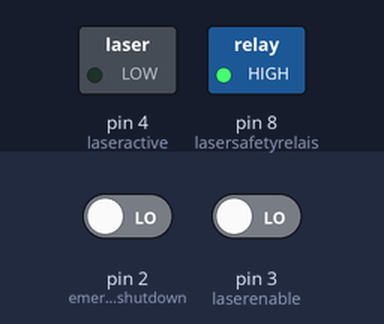
Recording of a sketch running on a simulated Arduino Uno, built with avr-gcc and run on an emulated ATmega328P. On the bench: switched loads named in the sketch (green lamp = pin HIGH). Dashed ring = blinking. The inputs (shaded band) are chosen by the test bench; at power-on: pin 2 (emergencyshutdown) LOW, pin 3 (laserenable) LOW. Pins used as bus, display or sensor lines are not drawn.

Above: at 1.2 s.
1.3 s: pin 2 (emergencyshutdown) driven HIGH and pin 3 (laserenable) driven HIGH
At 3.6 s:
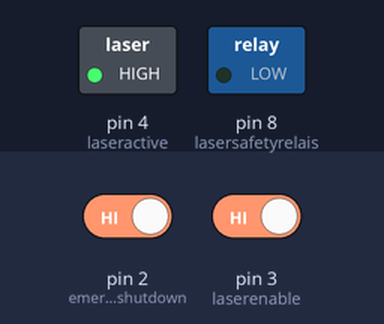
4.3 s: pin 2 (emergencyshutdown) driven LOW
At 4.7 s:
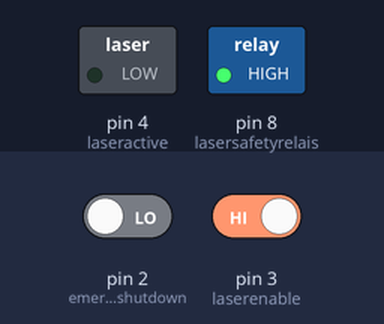
5.8 s: pin 2 (emergencyshutdown) driven HIGH
At 7.9 s:
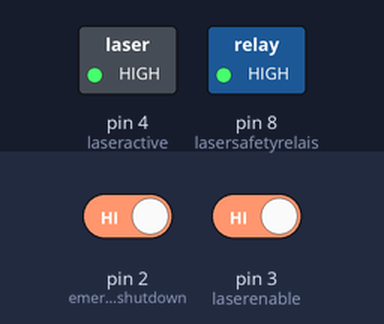
Timing chart, 0 to 14.8 s (numbered marks = the images above; inputs shaded):
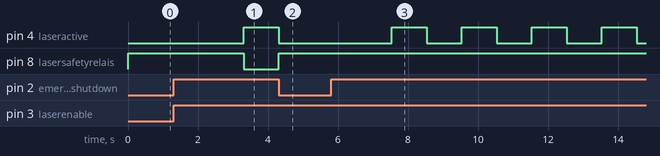

Measured:
- after the input at 1.3 s, pin 4 (laseractive): LOW → HIGH after 2.0 s; pin 8 (lasersafetyrelais): HIGH → LOW after 2.0 s
- after the input at 4.3 s, pin 4 (laseractive): HIGH → LOW at once; pin 8 (lasersafetyrelais): LOW → HIGH at once
- after the input at 5.8 s, pin 4 (laseractive): alternates HIGH for 1.0 s and LOW for 1.0 s, starting after 1.7 s

The sketch:

LaserSW.ino
```cpp
//Define for pin out of high voltage relais
  int laserpowerrelais = 9;   //Power Supply for Laser Module
  int lasersafetyrelais = 8;  //Laser Safety
  int galvopowerrelais = 11;  //Power Supply for Galvo System
  int laseractive = 4;
  int laserenable = 3;
  int emergencyshutdown = 2;


  //Variables for main loop
  int bootup = 0;     //Indicator for boot up sequence, will prevent reactivation if killswitch was triggered until main power was cycled
  int emergencynotpressed = 0;
  int enabled = 0;
  volatile int emergencytriggered = 0;


void setup() {

  //Control of relais for laser module power supply
  pinMode(lasersafetyrelais,OUTPUT);
  digitalWrite(lasersafetyrelais,HIGH);
  pinMode(laserpowerrelais,OUTPUT);
  digitalWrite(laserpowerrelais,HIGH);
  pinMode(galvopowerrelais,OUTPUT);
  digitalWrite(galvopowerrelais,HIGH);

  //Control for external emergency shutdown box
  pinMode(emergencyshutdown,INPUT);
  pinMode(laserenable,INPUT);
  pinMode(laseractive,OUTPUT);
  digitalWrite(laseractive,LOW);
}

void loop() {
  if(bootup == 0)
  {
    emergencynotpressed = digitalRead(emergencyshutdown);
    enabled = digitalRead(laserenable);
    if(emergencynotpressed && enabled)
    {
      {
        digitalWrite(galvopowerrelais,LOW);
        delay(1000);
        digitalWrite(laserpowerrelais,LOW);
        delay(1000);
        digitalWrite(lasersafetyrelais,LOW);
        bootup = 1;
        digitalWrite(laseractive,HIGH);
       //Interrup to faling signal on emergencyshutdown line
       attachInterrupt(digitalPinToInterrupt(emergencyshutdown), emergency, LOW);
      }
    }
  }
    if(emergencytriggered)
    {
      delay(1000);
      digitalWrite(laseractive,HIGH);
      delay(1000);
      digitalWrite(laseractive,LOW);
    }

}

void emergency(void)
{
  delay(5);
  if(!digitalRead(emergencyshutdown)){
    digitalWrite(lasersafetyrelais,HIGH);
    digitalWrite(laserpowerrelais,HIGH);
    digitalWrite(galvopowerrelais,HIGH);
    digitalWrite(laseractive,LOW);
    emergencytriggered = 1;
  }
}
```
